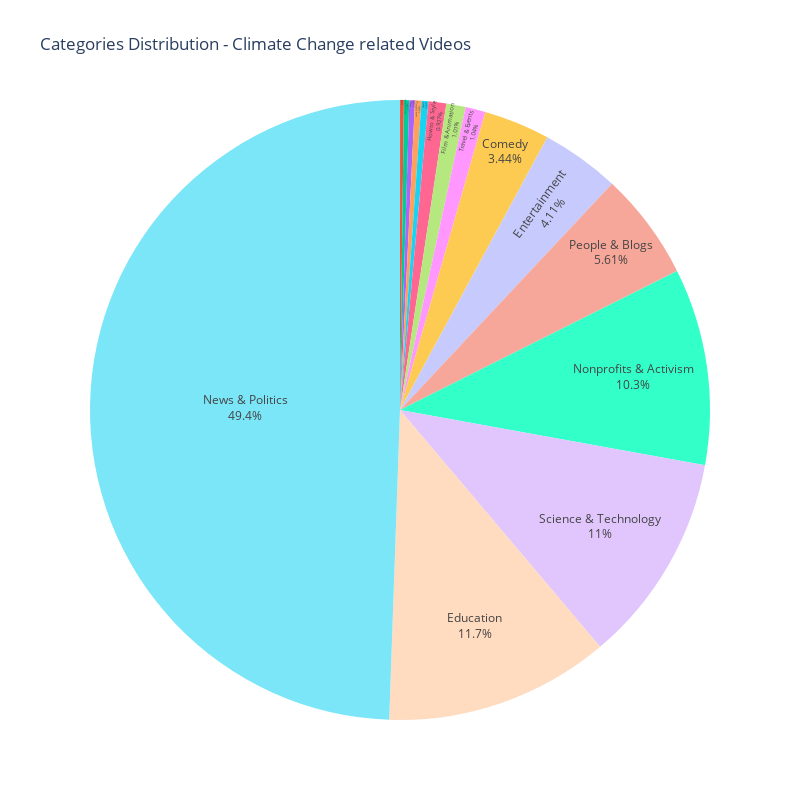
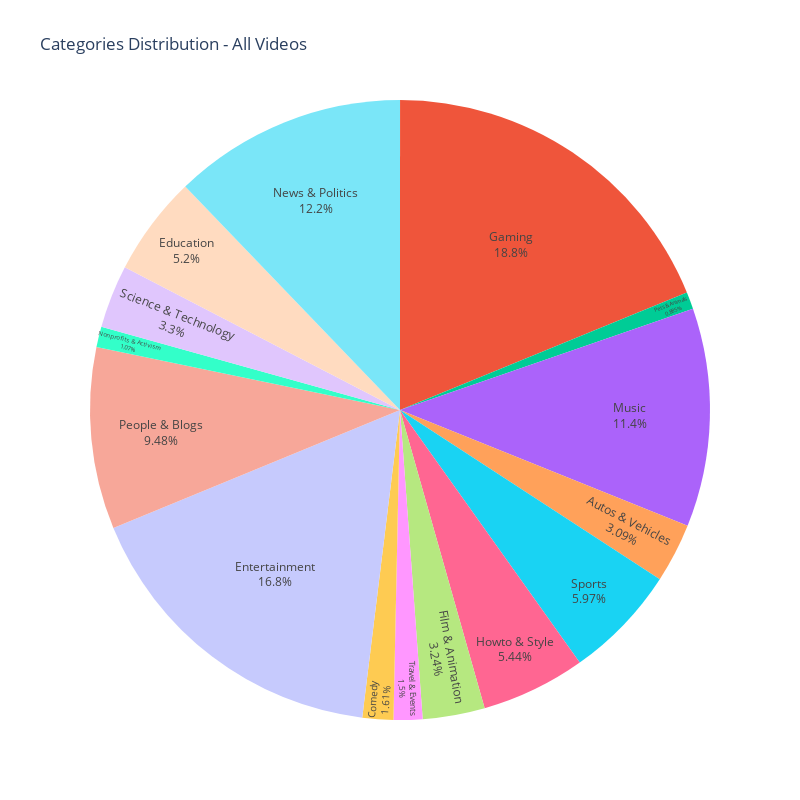

Notebook code cell kept with these figures, in order:
### Code cell
climate_videos_df['categories'] = climate_videos_df['categories'].replace('', 'not specified')

#Coutning the number of videos in each category
category_counts_climate = climate_videos_df['categories'].value_counts()
category_counts_all = nb_videos_by_cat = pd.read_json(nb_videos_by_cat_path, lines=True)
category_counts_all['categories'] = category_counts_all['categories'].replace('', 'not specified')
category_counts_all = category_counts_all.set_index('categories').squeeze()
categories = category_counts_climate.index

fig = px.pie(category_counts_climate.reset_index(),
             values='count',
             names='categories',
             title='Categories Distribution - Climate Change related Videos',
             width=800,
             height=800,
             category_orders={"categories":categories.to_list()[::-1]})#making sure the order is the same as the one in the other pie chart
fig.update_layout(showlegend=False)
fig.update_traces( textinfo='percent+label', textposition='inside')

fig.show()

fig = px.pie(category_counts_all.reset_index(),
             values='count',
             names='categories',
             title='Categories Distribution - All Videos',
             width=800,
             height=800,
             category_orders={"categories":categories.to_list()[::-1]})
fig.update_traces(textinfo='percent+label', textposition='inside')
fig.update_layout(showlegend=False)
fig.show()

### Figure 1 — Plotly figure (JSON) as saved in the notebook; plotly's stock layout.template omitted (floating-point values rounded to 4 significant figures)
{"data": [{"direction": "clockwise", "domain": {"x": [0, 1], "y": [0, 1]}, "hovertemplate": "categories=%{label}<br>count=%{value}<extra></extra>", "labels": ["not specified", "Gaming", "Pets & Animals", "Music", "Autos & Vehicles", "Sports", "Howto & Style", "Film & Animation", "Travel & Events", "Comedy", "Entertainment", "People & Blogs", "Nonprofits & Activism", "Science & Technology", "Education", "News & Politics"], "legendgroup": "", "name": "", "showlegend": true, "sort": false, "textinfo": "percent+label", "textposition": "inside", "type": "pie", "values": [2, 139, 195, 207, 235, 251, 651, 708, 731, 2417, 2883, 3937, 7206, 7710, 8232, 34727]}], "layout": {"height": 800, "legend": {"tracegroupgap": 0}, "showlegend": false, "title": {"text": "Categories Distribution - Climate Change related Videos"}, "width": 800}}

### Figure 2 — Plotly figure (JSON) as saved in the notebook; plotly's stock layout.template omitted (floating-point values rounded to 4 significant figures)
{"data": [{"direction": "clockwise", "domain": {"x": [0, 1], "y": [0, 1]}, "hovertemplate": "categories=%{label}<br>count=%{value}<extra></extra>", "labels": ["not specified", "Gaming", "Pets & Animals", "Music", "Autos & Vehicles", "Sports", "Howto & Style", "Film & Animation", "Travel & Events", "Comedy", "Entertainment", "People & Blogs", "Nonprofits & Activism", "Science & Technology", "Education", "News & Politics", "Movies", "Shows"], "legendgroup": "", "name": "", "showlegend": true, "sort": false, "textinfo": "percent+label", "textposition": "inside", "type": "pie", "values": [1522, 13720303, 645508, 8305003, 2256967, 4354412, 3968127, 2359736, 1096565, 1172503, 12276397, 6910666, 777449, 2403004, 3795564, 8881022, 5, 41]}], "layout": {"height": 800, "legend": {"tracegroupgap": 0}, "showlegend": false, "title": {"text": "Categories Distribution - All Videos"}, "width": 800}}
